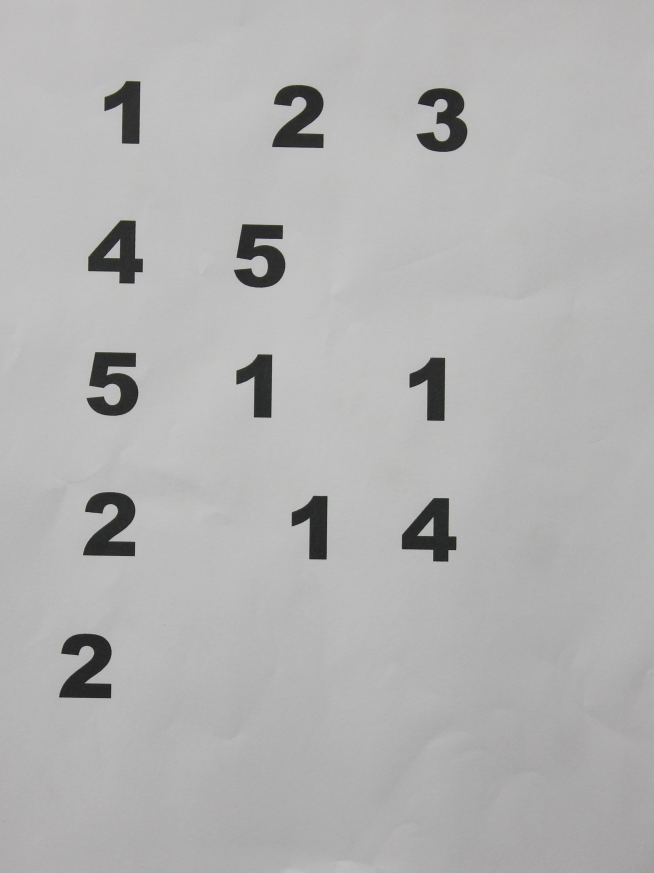
%> input picture images/1.jpg, 2614 x 3489 px (shown at 1/4 size)
$ octave --eval "simpleOcr;"   (GNU Octave 9; MATLAB toolbox functions it lacks are replaced by stand-ins)
%> lines starting %> are read from the running program, lines starting %| are printed output that depends on the picture; in (x1, y1, x2, y2) boxes, pixels count from 0 and x2, y2 are one past the last pixel; in counts of white or black regions, pixels touching at a corner belong together; the program's own positions count from 1
%> the answer given: images/1.jpg
### getSegmentsFromImage.m
function [segments] = getSegmentsFromImage(testImage,DEBUG)
%> called with testImage = 'images/1.jpg', DEBUG = 0


    %% 1. Carga de la imagen
    grayImageOriginal = imread(testImage);
    % si la imagen es RGB, se convierte a escala de grises
    if ndims(grayImageOriginal) == 3
        grayImageOriginal = rgb2gray(grayImageOriginal);
    end
    grayImage = imadjust(uint8(grayImageOriginal));
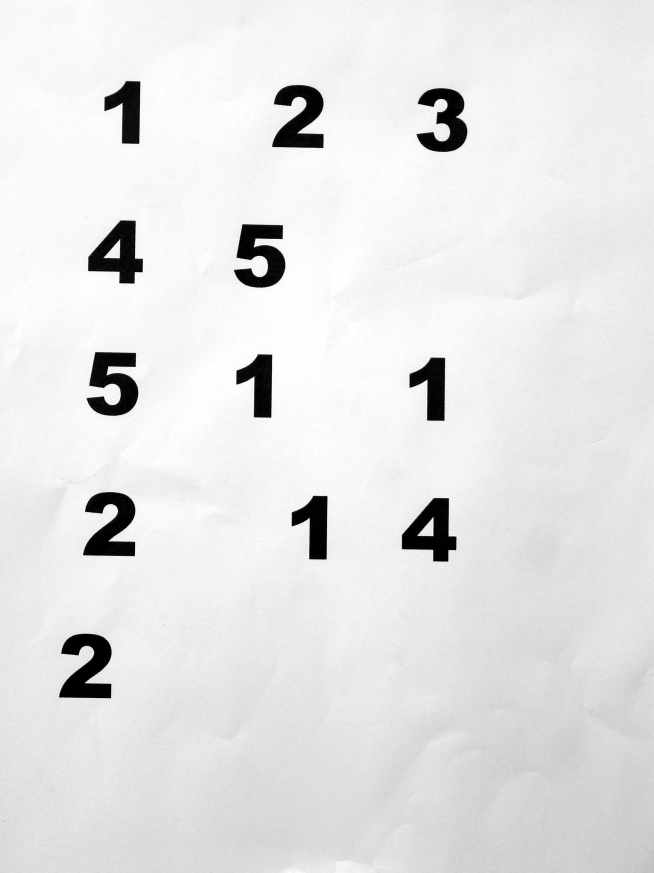
%> grayImage: size 3489x2614 uint8 (shown at 1/4 size); min 0, max 255, mean 228.1

%% 2. Obtener los segmentos de la imagen
    segments = getSegments(grayImage,DEBUG);
end

### getSegments.m
function [segments] = getSegments(grayImage,DEBUG)
%> called with DEBUG = 0
    %% Valores por default

    %% Segmentaci髇 en regiones
    %Se segmenta la imagen en regiones, idealmente las regiones encontradas
    %son 2: el fondo y las letras mismas.
    thresh = multithresh(grayImage,1);
%> thresh = 122

    %La imagen segmentada contiene S覮O valores 1 y 2
    segmentedImage = imquantize(grayImage,thresh);
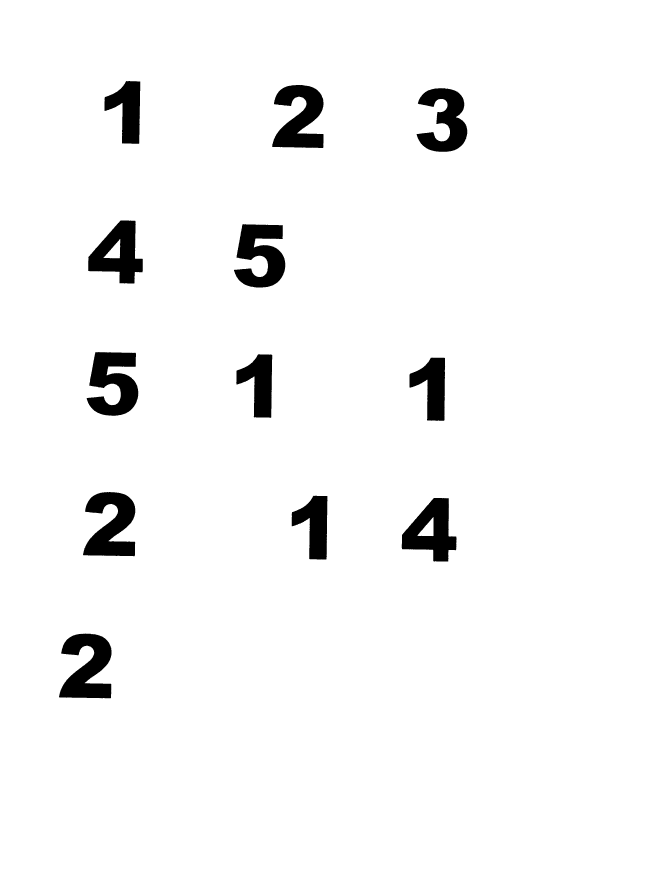
%> segmentedImage: size 3489x2614 double (shown at 1/4 size); values 1 (black) and 2 (white), 96.3% white; 12 black regions, largest, box (x1, y1, x2, y2) and area: (236, 2534, 446, 2793) 33769, (332, 1968, 541, 2225) 33342, (347, 1408, 553, 1663) 32911

    %% correcci髇 para binarizaci髇
    %Se corrige la imagen Segmentada para que tengan valores de 1 y 0. es
    %decir se "binariza"
    segmentedImage = -1*(segmentedImage -2);


    %% Dilatar regiones
    dilateFactor=3;
    se = strel('disk',dilateFactor);
    dilatedImage = imdilate(segmentedImage,se);
%> dilatedImage: size 3489x2614 double; values 0 (black) and 1 (white), 4% white; 12 white regions, largest, box (x1, y1, x2, y2) and area: (234, 2532, 448, 2795) 36421, (330, 1966, 543, 2227) 35984, (345, 1406, 555, 1665) 35728

    %% Cerrar regiones
    %Se cierran regiones.
    closeFactor=4;
    se = strel('disk',closeFactor);
    closedImage = imclose(dilatedImage,se);
%> closedImage: size 3489x2614 double; values 0 (black) and 1 (white), 4% white; 12 white regions, largest, box (x1, y1, x2, y2) and area: (234, 2532, 448, 2795) 36441, (330, 1966, 543, 2227) 36007, (345, 1406, 555, 1665) 35745

    %% Erosion de regiones
    %Se se erosiona la imagen.
    erodeFactor=4;
    se = strel('disk',erodeFactor);
    erodedImage = imerode(closedImage,se);
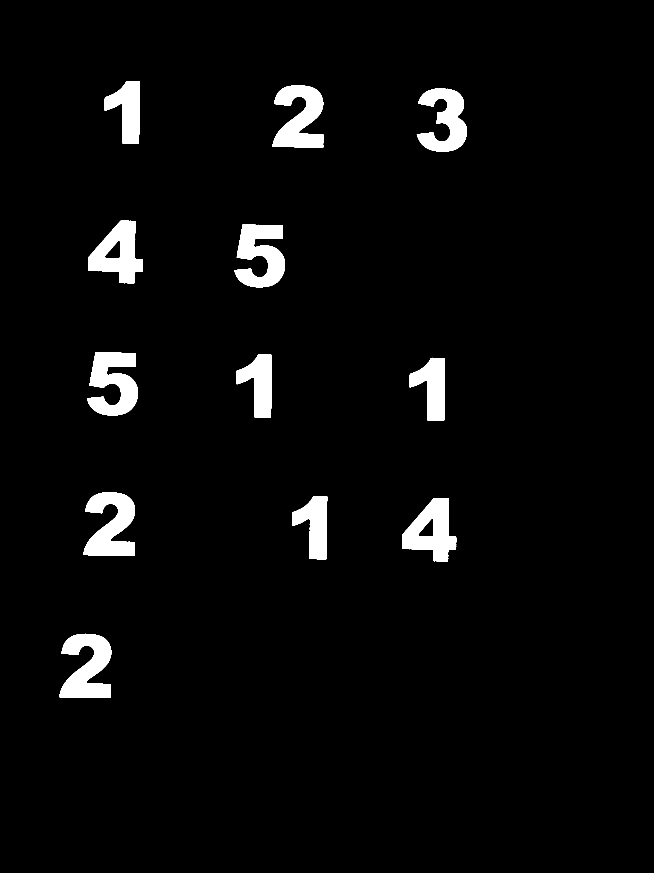
%> erodedImage: size 3489x2614 double (shown at 1/4 size); values 0 (black) and 1 (white), 3.6% white; 12 white regions


    %% Etiquetado de las regiones hallados
    [regions, numObj] = bwlabel(erodedImage);
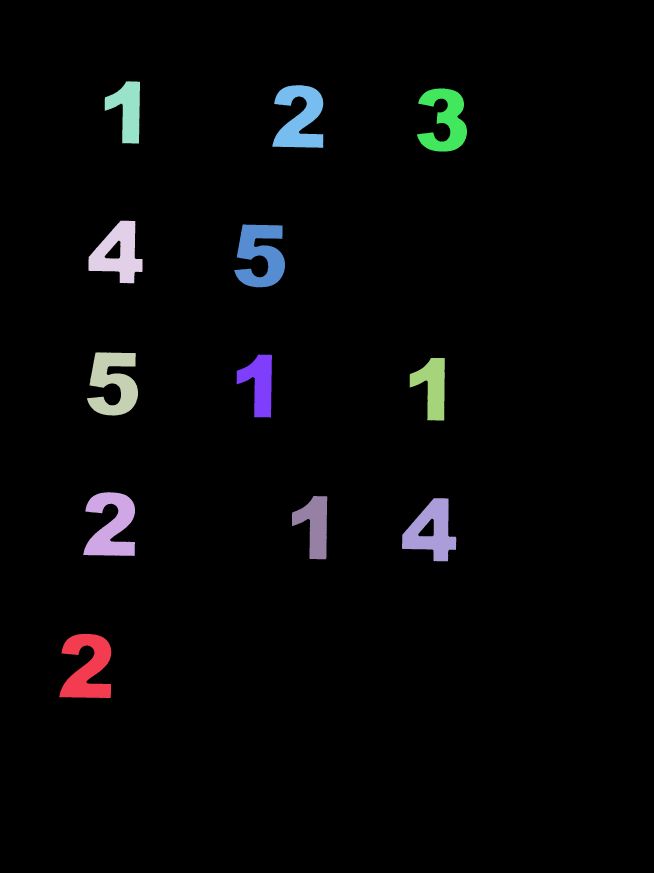
%> regions: size 3489x2614 double (shown at 1/4 size); 13 distinct labels, from 0 to 12; one colour per label, 0 black
%> numObj = 12

    %% Se obtiene el Bounding Box de las regiones conectadas
    bBox = regionprops(regions, 'BoundingBox');
%> bBox = 12 regions; largest, box (x1, y1, x2, y2): (1608, 1993, 1825, 2245), (354, 883, 570, 1133), (237, 2535, 445, 2792), (333, 1969, 540, 2224), (348, 1409, 552, 1662)


    %% Se llena la estructura de regiones encontradas
    for k = 1 : numObj
        %se obtiene la regi髇 de imagen segmentada
        segments(k).image = regions( ...
            ceil(bBox(k).BoundingBox(1,2)) : floor(bBox(k).BoundingBox(1,2)) + floor(bBox(k).BoundingBox(1,4)), ...
            ceil(bBox(k).BoundingBox(1,1)) : floor(bBox(k).BoundingBox(1,1)) + floor(bBox(k).BoundingBox(1,3)));

        %se obtiene el centro
        segments(k).center = ceil(size(segments(k).image)/2);
        segments(k).bBox = bBox(k).BoundingBox;
        %se obtiene el tama駉
        segments(k).size = size(segments(k).image);


    end
%> this loop made 12 passes
%> after the loop, segments = 12 items; first 3, center, bBox and size: [129 104] [237.5 2535.5 208 257] [257 208], [128 104] [333.5 1969.5 207 255] [255 207], [127 102] [348.5 1409.5 204 253] [253 204]


end

### getFeatures.m
function [features] = getFeatures(img, DEBUG)

    %casting
    img = double(img);
    %contador de caracteristicas
    cont = 1;
    [nFilas, nCols] = size(img);
    center = [ceil(nFilas/2), ceil(nCols/2)];

    shrink = bwmorph(img,'shrink',Inf);
    spur = bwmorph(shrink,'spur',Inf);


    %% raz髇 nFilas/nCols
    features(cont) = nFilas/nCols;
    cont = cont + 1;

    %% razon de area letra - imagen
    features(cont) = sum(sum(spur))/nFilas*nCols;
    cont = cont + 1;

    %% centroide X, centroide Y
    [y, x] = find( spur );
    centroid = [mean(x) mean(y)];
    features(cont) = centroid(1);
    cont = cont + 1;
    features(cont) = centroid(2);
    cont = cont + 1;

    %% distancia del centro al centroide
    features(cont) = sqrt( ...
        (center(1,1) - centroid(1))^2 + ...
        (center(1,2) - centroid(2))^2);
    cont = cont + 1;

    %%  numero de euler: e=#deObjetos - #deAgujerosEnLosObjetos
    feature_euler  = regionprops(spur, 'EulerNumber');
    features(cont) = feature_euler(1).EulerNumber;
    cont = cont + 1;

    %% orientaci髇 de la imagen  (in degrees ranging from -90 to 90 degrees)
    feature_orientation  = regionprops(spur, 'Orientation');
    features(cont) = feature_orientation(1).Orientation;
    cont = cont + 1;

    %% STD X,STD Y
    features(cont) = mean(std(spur));
    cont = cont + 1;
    features(cont) = mean(std(spur'));
    cont = cont + 1;

    %% procesar por bloque
    nBlocks = 5;
    sizeBlockFila = nFilas/nBlocks;
    sizeBlockCol = nCols/nBlocks;
    filasProcesadas = 0;
    for f = 1:sizeBlockFila+1:nFilas
        colsProcesadas = 0;
        for c = 1:sizeBlockCol+1:nCols
            finFila = round(f + sizeBlockFila -1);
            finCol = round(c + sizeBlockCol - 1);
            if finFila>nFilas
                finFila = nFilas;
            end
            if finCol>nCols
                finCol = nCols;
            end
            imgBlock = spur(round(f):finFila,round(c):finCol);
            [m,n] = size(imgBlock);
            %atributo razon caracter - bloque
            features(cont) = sum(sum(imgBlock))/(m*n);
            cont = cont + 1;
            colsProcesadas = colsProcesadas +1;
        end
        %asegurar que las cols procesadas sean nBloques
        for i = colsProcesadas:(nBlocks-1)
            features(cont) = 0;
            cont = cont + 1;
        end
        filasProcesadas = filasProcesadas +1;
    end
    %asegurar que las cols procesadas sean nBloques
    for i = filasProcesadas:(nBlocks-1)
        features(cont) = 0;
        cont = cont + 1;
    end

    %% numero de huecos
    filled = imfill(img, 'holes');
    holes = filled & ~img;
    bigholes = bwareaopen(holes, 200);
    stats = regionprops(bigholes, 'Area');
    nHoles = length(find([stats.Area]>10));
    features(cont) = nHoles;
    cont = cont + 1;


    %% numero de end points
        endPoints = bwmorph(spur,'endpoints');
        branchpoints = bwmorph(spur,'branchpoints');
        se = strel('disk',round(nFilas/12));
        endPoints_dilated = imdilate(endPoints,se);
        branchpoints_dilated = imdilate(branchpoints,se);
        stats = regionprops(endPoints_dilated, 'Area');
        nEndPoints = length(find([stats.Area]>10));

        features(cont) = nEndPoints;
        cont = cont + 1;

     %% numero de branch points
        stats = regionprops(branchpoints_dilated, 'Area');
        nBranchPoints = length(find([stats.Area]>10));
        features(cont) = nBranchPoints;
        cont = cont + 1;


end

### ntostr.m
function [ label_str ] = ntostr( label )
    if label == 1
            label_str = 'uno';
        elseif label == 2
            label_str = 'dos';
        elseif label == 3
            label_str = 'tres';
        elseif label == 4
            label_str = 'cuatro';
        elseif label == 5
            label_str = 'cinco';
    end
end

### simpleOCR.m

function simpleOcr()
    close all
    clc
    %% load dataset
    load('trainset.mat');
    load('className.mat');

    %% clasificaci髇 KNN
    model = fitcknn(trainset,className);
    model.NumNeighbors = 5;

    %% Predicci髇 de instancias


    %% predicci髇 de imagen completa
    % se obtienen los segmentos de la imagen
    [baseFileName, folder] = uigetfile('*.*', 'Elija una imagen');
    fullImageFileName = fullfile(folder, baseFileName);
    segments = getSegmentsFromImage(fullImageFileName,0);
    numObj = length(segments);
%> numObj = 12
    %show image
    imageToTest = imread(fullImageFileName);
    figure; imshow(imageToTest); hold on;
    title('Imagen Original');

    %dibujar segmentos y
    k = 1;
     while k <= numObj
        if sum(sum(segments(k).image)) < 2500
            segments(k) = [];
            numObj = numObj  - 1;
            k = k-1;
        end
        k = k+1;
     end
     for k = 1:numObj
        label = predictionGivenImage(model,segments(k).image);
% [6 lines not run here, left out]
function predictionGivenClass(classExpected, model)
    %% Predicci髇 de una Instancia
    imgTest = imread(['trainingSet/' num2str(classExpected) '.jpg']);
    label = predictionGivenImage(model,imgTest);
    disp(['expected:' num2str(classExpected) ' - predicted:' num2str(label)]);
end

function [label_str] = predictionGivenImage(model,imgTest)
    instance4test = getFeatures(imgTest);
    label = predict(model,instance4test);
    label_str = ntostr(label);
end
%> the loop in simpleOcr, `for k = 1:numObj` made 1 pass
%> pass 1, in getFeatures, `img = double(img);`:
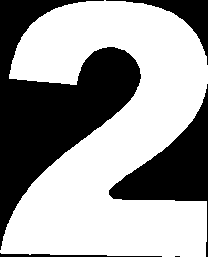
%> img: size 257x208 double; values 0 (black) and 1 (white), 61.2% white; 5 black regions (1 under 20 px), largest, box (x1, y1, x2, y2) and area: (0, 0, 141, 250) 13986, (109, 84, 208, 257) 5063, (106, 0, 208, 65) 1353, (0, 253, 162, 257) 318
%> pass 1, in getFeatures, `shrink = bwmorph(img,'shrink',Inf);`:
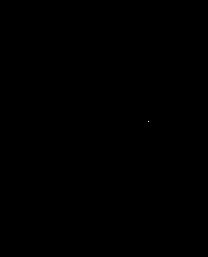
%> shrink: size 257x208 logical; 0% white in thin lines or dots, all inside (x1, y1, x2, y2) = (148, 121, 149, 122)
%> pass 1, in getFeatures, `endPoints_dilated = imdilate(endPoints,se);`:
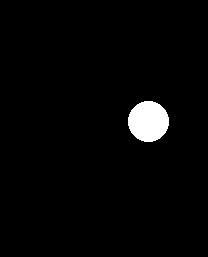
%> endPoints_dilated: size 257x208 logical; 2.5% white; 1 white region, box (x1, y1, x2, y2) and area: (128, 101, 169, 142) 1313
%> the run ends on the next line
